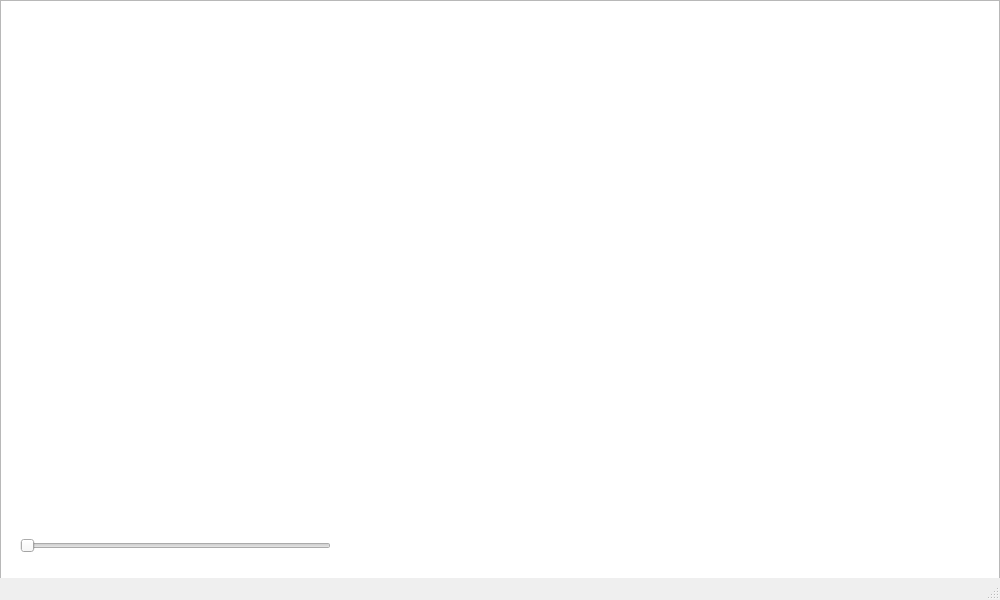
<?xml version="1.0" encoding="UTF-8"?>
<ui version="4.0">
 <class>MainWindow</class>
 <widget class="QMainWindow" name="MainWindow">
  <property name="enabled">
   <bool>true</bool>
  </property>
  <property name="geometry">
   <rect>
    <x>0</x>
    <y>0</y>
    <width>1000</width>
    <height>600</height>
   </rect>
  </property>
  <property name="windowTitle">
   <string>MainWindow</string>
  </property>
  <property name="windowIcon">
   <iconset theme="face-tired">
    <normaloff>.</normaloff>.</iconset>
  </property>
  <widget class="QWidget" name="centralwidget">
   <widget class="QGraphicsView" name="graphicsView">
    <property name="geometry">
     <rect>
      <x>0</x>
      <y>0</y>
      <width>1000</width>
      <height>600</height>
     </rect>
    </property>
    <property name="cursor" stdset="0">
     <cursorShape>OpenHandCursor</cursorShape>
    </property>
   </widget>
   <widget class="QSlider" name="slider">
    <property name="geometry">
     <rect>
      <x>20</x>
      <y>520</y>
      <width>311</width>
      <height>51</height>
     </rect>
    </property>
    <property name="orientation">
     <enum>Qt::Horizontal</enum>
    </property>
   </widget>
  </widget>
  <widget class="QStatusBar" name="statusbar"/>
  <widget class="QMenuBar" name="menubar">
   <property name="geometry">
    <rect>
     <x>0</x>
     <y>0</y>
     <width>1000</width>
     <height>20</height>
    </rect>
   </property>
  </widget>
 </widget>
 <resources/>
 <connections/>
</ui>
